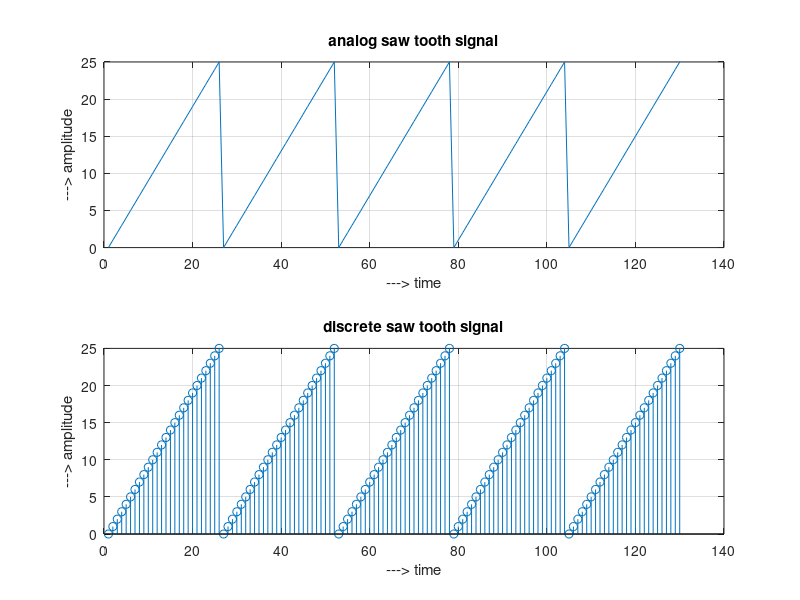

The MATLAB source for this figure:
clc; clear all; close all;
N = input('enter the number of cycles....');
t1 = 0:25;              % one tooth: ramps up from 0 to 25
t = [];
for i = 1:N
    t = [t,t1];         % repeat the tooth N times
end

subplot(211);
plot(t); grid on;
xlabel('---> time');
ylabel('---> amplitude');
title('analog saw tooth signal');

subplot(212);
stem(t); grid on;
xlabel('---> time');
ylabel('---> amplitude');
title('discrete saw tooth signal');
